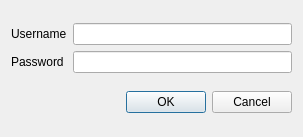
<?xml version="1.0" encoding="UTF-8"?>
<ui version="4.0">
 <class>Editor</class>
 <widget class="QDialog" name="Editor">
  <property name="geometry">
   <rect>
    <x>0</x>
    <y>0</y>
    <width>303</width>
    <height>137</height>
   </rect>
  </property>
  <property name="windowTitle">
   <string>Dialog</string>
  </property>
  <layout class="QVBoxLayout" name="verticalLayout">
   <item>
    <layout class="QGridLayout" name="gridLayout">
     <item row="0" column="0">
      <widget class="QLabel" name="label">
       <property name="text">
        <string>Username</string>
       </property>
      </widget>
     </item>
     <item row="0" column="1">
      <widget class="QLineEdit" name="txtUsername"/>
     </item>
     <item row="1" column="0">
      <widget class="QLabel" name="label_2">
       <property name="text">
        <string>Password</string>
       </property>
      </widget>
     </item>
     <item row="1" column="1">
      <widget class="QLineEdit" name="txtPassword">
       <property name="echoMode">
        <enum>QLineEdit::Password</enum>
       </property>
      </widget>
     </item>
    </layout>
   </item>
   <item>
    <widget class="QDialogButtonBox" name="buttonBox">
     <property name="orientation">
      <enum>Qt::Horizontal</enum>
     </property>
     <property name="standardButtons">
      <set>QDialogButtonBox::Cancel|QDialogButtonBox::Ok</set>
     </property>
    </widget>
   </item>
  </layout>
 </widget>
 <resources/>
 <connections>
  <connection>
   <sender>buttonBox</sender>
   <signal>accepted()</signal>
   <receiver>Editor</receiver>
   <slot>accept()</slot>
   <hints>
    <hint type="sourcelabel">
     <x>248</x>
     <y>254</y>
    </hint>
    <hint type="destinationlabel">
     <x>157</x>
     <y>274</y>
    </hint>
   </hints>
  </connection>
  <connection>
   <sender>buttonBox</sender>
   <signal>rejected()</signal>
   <receiver>Editor</receiver>
   <slot>reject()</slot>
   <hints>
    <hint type="sourcelabel">
     <x>316</x>
     <y>260</y>
    </hint>
    <hint type="destinationlabel">
     <x>286</x>
     <y>274</y>
    </hint>
   </hints>
  </connection>
 </connections>
</ui>
